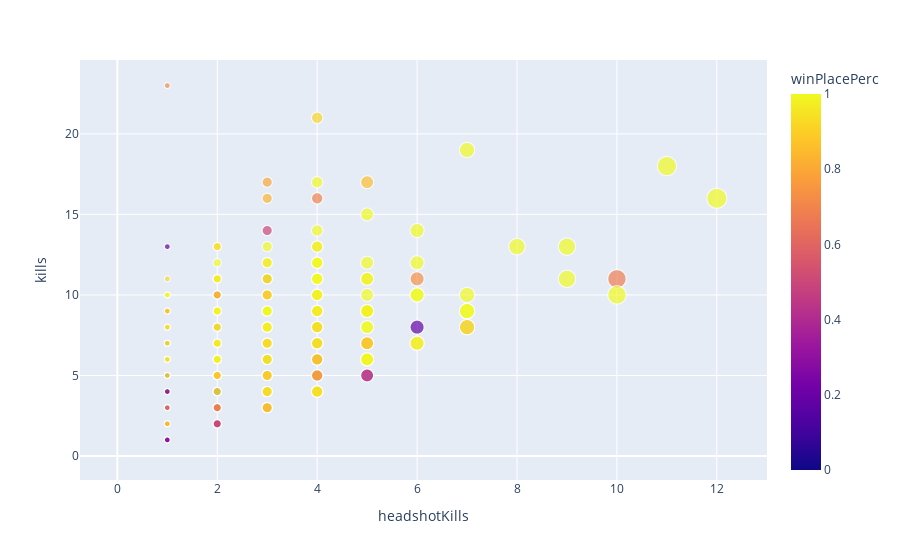

Notebook code for this chart:
### Code cell
fig = px.scatter(dft, x = "headshotKills", y = "kills",color="winPlacePerc",
                 size="headshotKills",hover_name="Id")
fig.show()

### Figure 1 — Plotly figure (JSON) as saved in the notebook; plotly's stock layout.template omitted (floating-point values rounded to 4 significant figures; data arrays with more than 128 entries replaced by an {"elided": "..."} marker saying what was removed)
{"data": [{"hovertemplate": "<b>%{hovertext}</b><br><br>headshotKills=%{marker.size}<br>kills=%{y}<br>winPlacePerc=%{marker.color}<extra></extra>", "hovertext": {"elided": "30000 str values"}, "legendgroup": "", "marker": {"color": {"elided": "30000 float values"}, "coloraxis": "coloraxis", "size": {"elided": "30000 int values"}, "sizemode": "area", "sizeref": 0.03, "symbol": "circle"}, "mode": "markers", "name": "", "showlegend": false, "type": "scattergl", "x": {"elided": "30000 int values"}, "xaxis": "x", "y": {"elided": "30000 int values"}, "yaxis": "y"}], "layout": {"coloraxis": {"colorbar": {"title": {"text": "winPlacePerc"}}, "colorscale": [[0, "#0d0887"], [0.1111, "#46039f"], [0.2222, "#7201a8"], [0.3333, "#9c179e"], [0.4444, "#bd3786"], [0.5556, "#d8576b"], [0.6667, "#ed7953"], [0.7778, "#fb9f3a"], [0.8889, "#fdca26"], [1, "#f0f921"]]}, "legend": {"itemsizing": "constant", "tracegroupgap": 0}, "margin": {"t": 60}, "xaxis": {"anchor": "y", "domain": [0, 1], "title": {"text": "headshotKills"}}, "yaxis": {"anchor": "x", "domain": [0, 1], "title": {"text": "kills"}}}}
